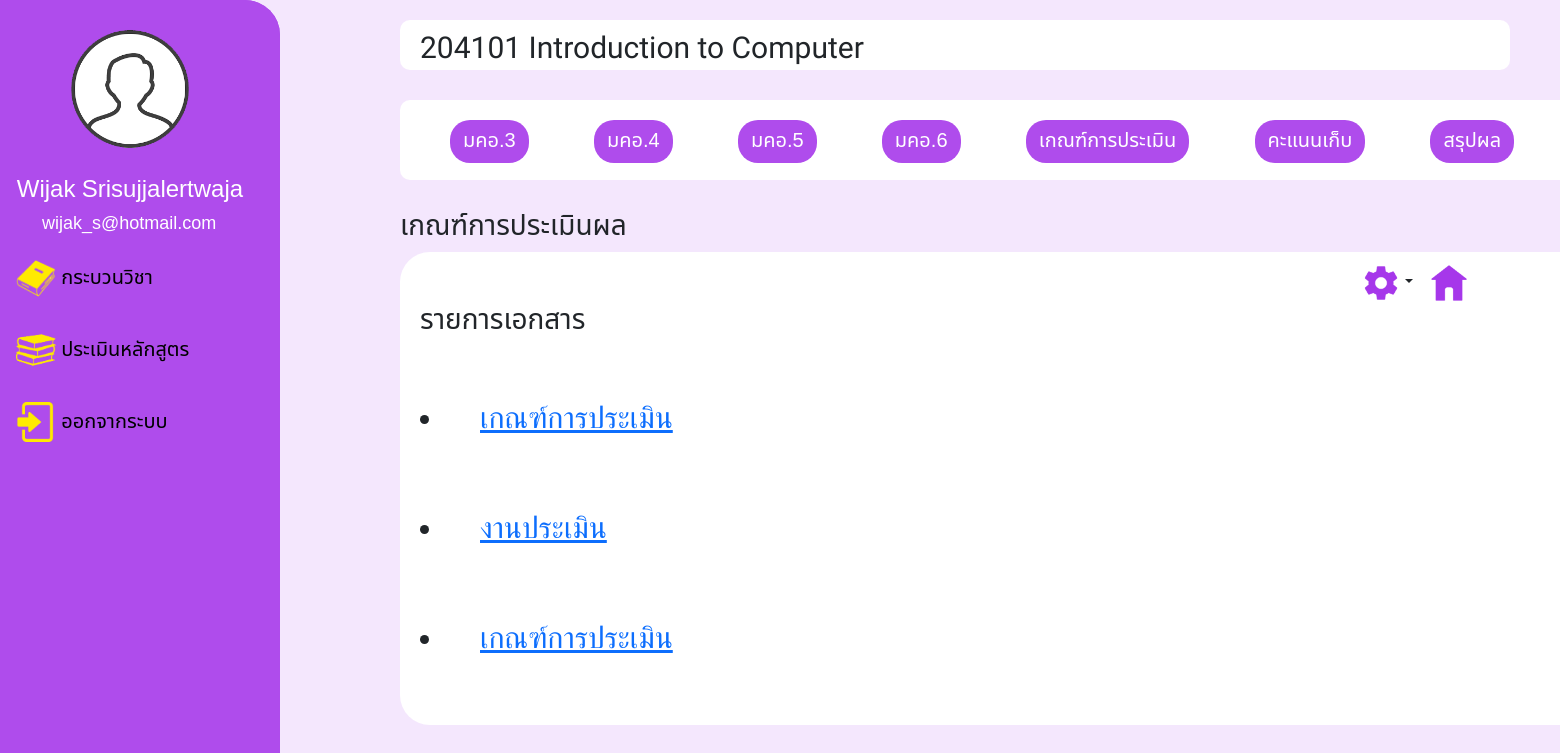
/crit.php (signed in), run on the app's committed database.
### tables this page shows
CREATE TABLE `teacher` (
  `teachID` int(10) NOT NULL,
  `teachName` varchar(255) NOT NULL,
  `teachSurname` varchar(255) NOT NULL,
  `teachEmail` varchar(255) NOT NULL,
  `password` varchar(255) NOT NULL,
  `urole` varchar(25) NOT NULL
);

CREATE TABLE `course` (
  `crsNo` int(11) NOT NULL,
  `crsName` varchar(30) NOT NULL,
  `semester` int(3) NOT NULL,
  `teach_id` int(11) DEFAULT NULL
);

CREATE TABLE `crit` (
  `no` int(11) NOT NULL,
  `doc_name` varchar(200) NOT NULL COMMENT 'ชื่อเอกสาร',
  `doc_file` varchar(100) NOT NULL COMMENT 'ชื่อไฟล์เอกสาร',
  `dateCreate` timestamp NOT NULL DEFAULT current_timestamp() COMMENT 'วันที่เพิ่มเอกสาร',
  `crs_no` int(6) NOT NULL
);

### crit.php (the view, shortened to what this page needs)
<?php
    require_once 'config/db.php';
?>
<!DOCTYPE html>
<html lang="en">
<head>
    <link rel="stylesheet" href="https://cdnjs.cloudflare.com/ajax/libs/sweetalert/1.1.3/sweetalert.css">
    <link rel="stylesheet" href="css/bootstrap.min.css">
</head>
<body>
    <?php include 'navbar.php' ?>
    <?php include 'tabbar.php' ?>
     <br>
    <h3 style="margin-left: 400px">เกณฑ์การประเมินผล</h3>
    <div class="content">
        <div class="dropdown">
            <button class="btn dropdown-toggle" type="button" id="dropdownMenuButton1" data-bs-toggle="dropdown" aria-expanded="false">
                <img src="img/set.png" alt="setting" style="width: 40px;"></button>
            <a class="back-btn" href="courseList.php" role="button"><img src="img/home.png"></a>
        </div>
            <div class="col-md-10">
        <h3 style="margin-left: 20px;">รายการเอกสาร </h3> <br>
            <table class="table table-striped  table-hover table-responsive table-bordered">
                <tbody>
                    <?php
                        require_once 'config/db.php';
                        $stmt = $conn->prepare("SELECT * FROM crit ");
                        $stmt->execute();
                        $result = $stmt->fetchAll();
                        foreach($result as $row) {
                    ?>
                    <tr>
                        <div class="file-query">
                            <li><a href="docs/crit/<?php echo $row['doc_file'];?>" target="_blank"
                             style="margin-left: 20px"> <?= $row['doc_name'];?> </a></li>
                             <br>
                        </div>
                    <?php } ?>
                </tbody>
            </table>
        </div>
    </div>
</body>
</html>

### navbar.php (shortened to what this page needs)
<!DOCTYPE html>
<html lang="en">
<head>
	<link rel="stylesheet" href="css/bootstrap.min.css">
</head>
<body>
<div class="grid-container">
<div class="sidebar">
	<img src="img/human.png" alt="" width="120" height="120" style="margin-left: 70px; margin-bottom: 10%; margin-top: 10%; background-color: none">
	<?php
		require_once 'config/db.php';
		$row['teachID'] = $_SESSION['user'];
		$status = $row['teachID'];
		$stmt = $conn -> prepare("SELECT teachName, teachSurname, teachEmail FROM teacher WHERE teachID = $status");
		$stmt -> execute();
		$result = $stmt -> fetchAll();
		foreach ($result as $user) {
	?>
	<h3 style="font-size: 24px; color: white; margin-left: 6%;"><?php echo $user['teachName'].' '.$user['teachSurname']  ?></h3>
	<h5 style="font-size: 18px; color: white; margin-left: 15%;"><?php echo $user['teachEmail'] ?></h5>
	<?php } ?>
	<a class="dropdown-btn" ><img src="img/book.png" alt="" width="40" height="40"> กระบวนวิชา <i class="fa fa-caret-down"></i></a>
	<a href="#"><img src="img/books.png" alt="" width="40" height="40"> ประเมินหลักสูตร</a>
	<a href="logout.php"><img src="img/login.png" alt="" width="40" height="40"> ออกจากระบบ</a>
</div>
</div>
</body>
</html>

### tabbar.php (shortened to what this page needs)
<!DOCTYPE html>
<html lang="en">
<head>
</head>
<body>
     <?php include 'navbar.php' ?>
    <?php
        $mysqli = new mysqli('localhost', 'root', '', 'dvcss') or die(mysqli_error($mysql));
        $result = $mysqli -> query("SELECT * FROM course") or die($mysqli -> error);
     ?>
      <?php $row = $result -> fetch_assoc() ?>
    <div class="crsname">
        <?php echo $row['crsNo']." ".$row['crsName'] ?>
    </div> <br>
    <div class="tabbar">
        <div class="row">
            <div class="btn-tab">
                <a href="tqf3.php?crsNo=<?php echo $row['crsNo']; ?>" role="button" class="btn">มคอ.3</a>
                <a href="tqf4.php?crsNo=<?php echo $row['crsNo']; ?>" role="button" class="btn">มคอ.4</a>
                <a href="tqf5.php?crsNo=<?php echo $row['crsNo']; ?>" role="button" class="btn">มคอ.5</a>
                <a href="tqf6.php?crsNo=<?php echo $row['crsNo']; ?>" role="button" class="btn">มคอ.6</a>
                <a href="crit.php?crsNo=<?php echo $row['crsNo']; ?>" class="btn" role="button">เกณฑ์การประเมิน</a>
                <a href="score.php" class="btn" role="button">คะแนนเก็บ</a>
                <a href="result.php?crsNo=<?php echo $row['crsNo']; ?>" class="btn" role="button">สรุปผล</a>
            </div>
        </div>
    </div>
</body>
</html>

### navbar.php (style rules this page uses)
body { margin: 0; font-family: 'Noto Sans Thai', sans-serif; font-size: 20px; background-color: #F4E7FD; }
.grid-container { display: grid; grid: 281px; }
.sidebar { margin: 0; padding: 0; width: 280px; background-color: #AF4CEC; position: fixed; height: 100%; overflow: auto; border-radius: 0px 35px 35px 0px; }
.sidebar a, .dropdown-btn { display: block; color: black; padding: 16px; text-decoration: none; width: auto; cursor: pointer; }

### tabbar.php (style rules this page uses)
.crsname { padding: 5px 20px; margin-top: 20px; margin-left: 400px; margin-right: 50px; height: 50px; width: auto; background-color: white; border-radius: 10px; font-family: 'Mitr', sans-serif; font-size: 30px; }
div.tabbar { margin-left: 400px; margin-right: 50px; height: 80px; width: 1200px; background-color: white; border-radius: 10px; }
.btn-tab .btn { margin: 10px; margin-left: 50px; margin-top: 20px; padding-top: 5px; font-size: 20px; cursor: pointer; text-align: center; opacity: 1; transition: 0.3s; border-radius: 20px; color: white; background-color:#AF4CEC; }

### crit.php (style rules this page uses)
div.content { margin-left: 400px; margin-right: 50px; padding-right: 0; height: auto; border-radius: 30px; width: 1200px; background-color: white; }
.dropdown-toggle { margin: 0; padding: 0; margin-top: 10px; background-color: white; border-radius: 15px; margin-left: 80%; }
.back-btn img { width: 40px; margin-top: 10px; margin-left: 10px; }
.file-query { margin: 20px; font-family: 'Mitr', sans-serif; font-size: 30px; }

### data on the page
teacher: teachName "Wijak", teachSurname "Srisujjalertwaja", teachEmail "wijak_s@hotmail.com"
course: crsNo "204101", crsName "Introduction to Computer"
crit: doc_name "เกณฑ์การประเมิน"
crit: doc_name "งานประเมิน"
crit: doc_name "เกณฑ์การประเมิน"
